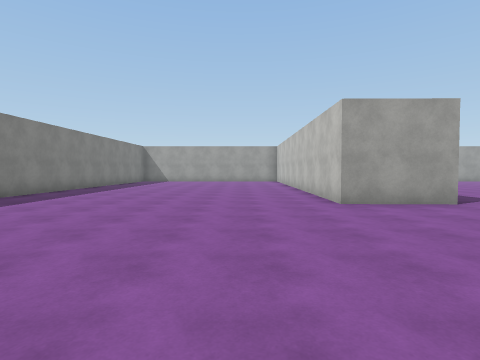
View 1 (above)

24 first-person views from a walk through a 3-D level made in the Unity game engine. The camera is 1.4 m above the floor, tilts 2° down and sees 80° across. The floor is counted in squares, 2 m on a side. Each view is taken from the middle of a square. On the plan, view 1 faces up. The plan holds only what a view shows up to about 10 squares ahead; the rest is blank. The place goes on beyond the plan. The player character is not drawn. Some surface patterns are stand-ins.

View 2
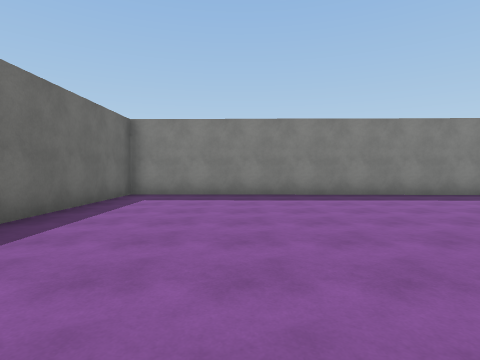

View 3
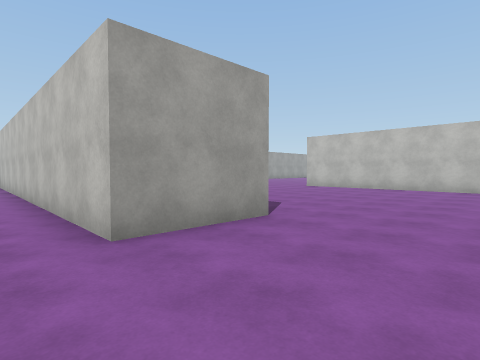

View 4
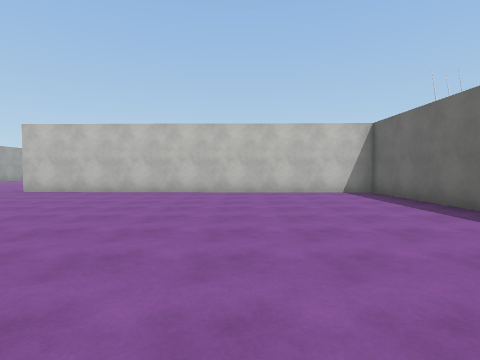

View 5
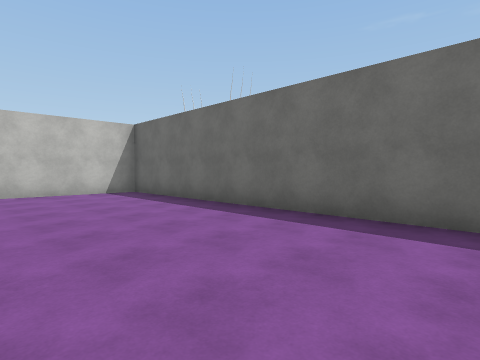

View 6
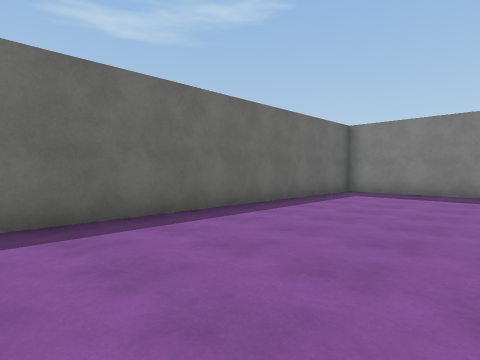

View 7
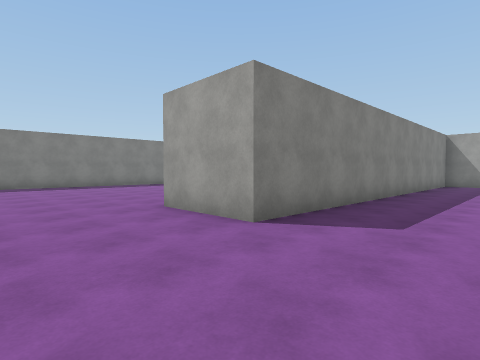

View 8
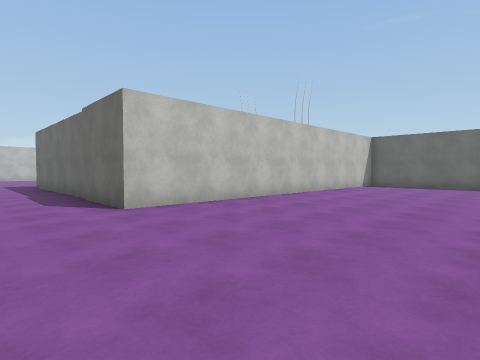

View 9
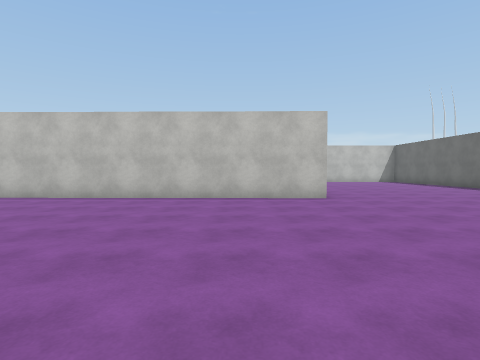

View 10
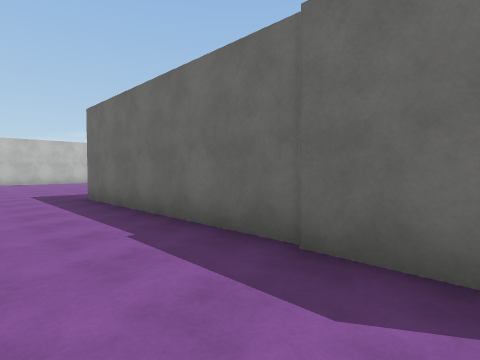

View 11
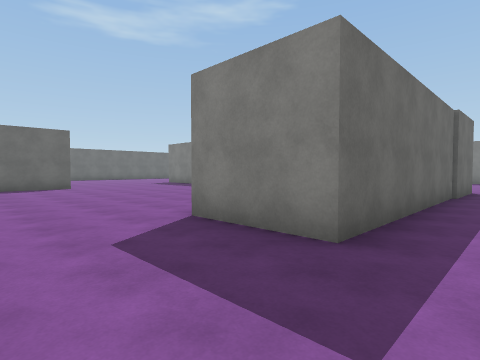

View 12
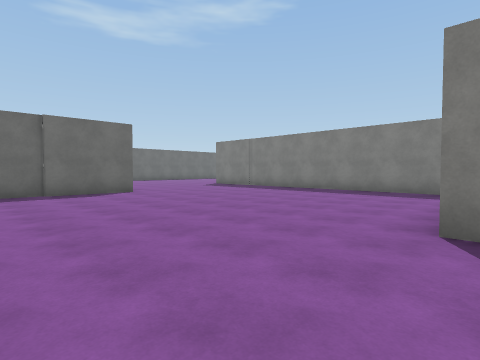

View 13
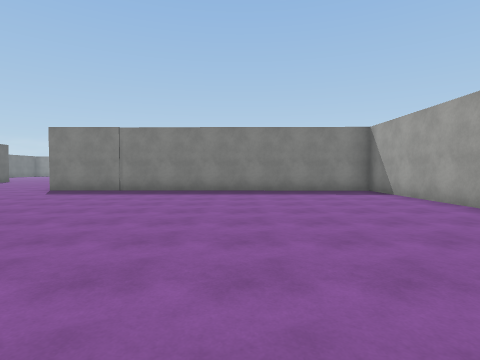

View 14
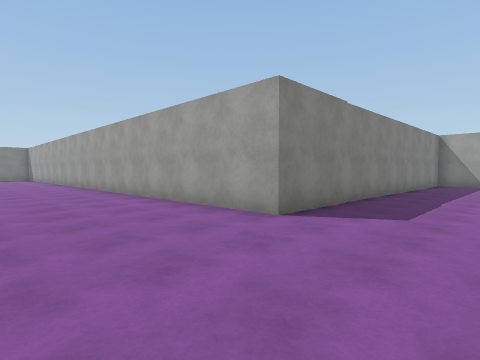

View 15
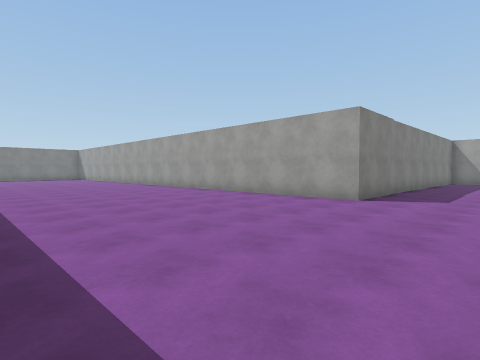

View 16
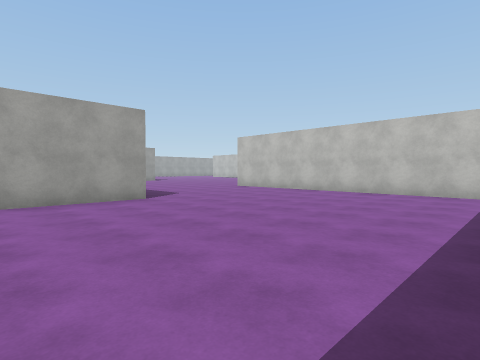

View 17
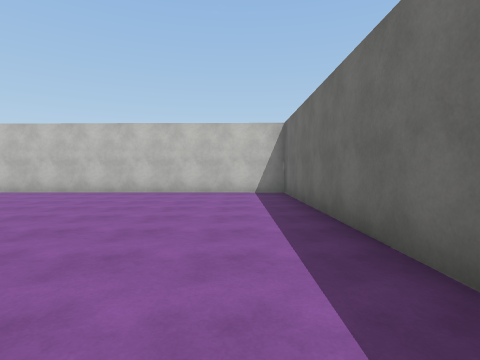

View 18
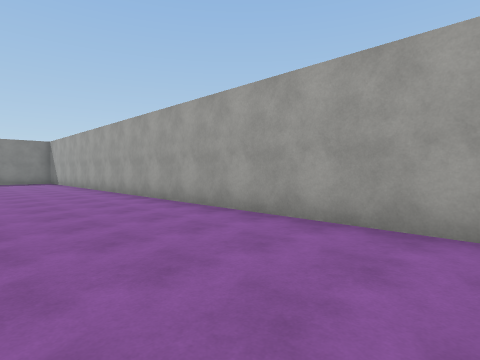

View 19
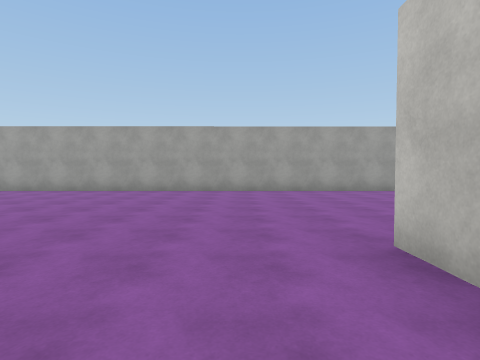

View 20
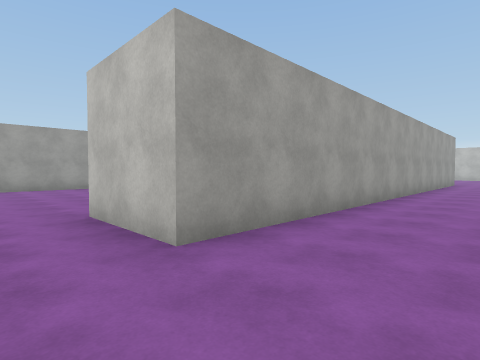

View 21
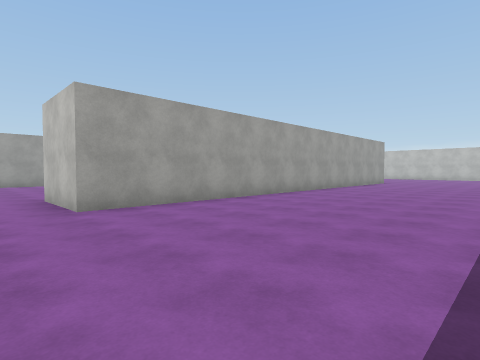

View 22
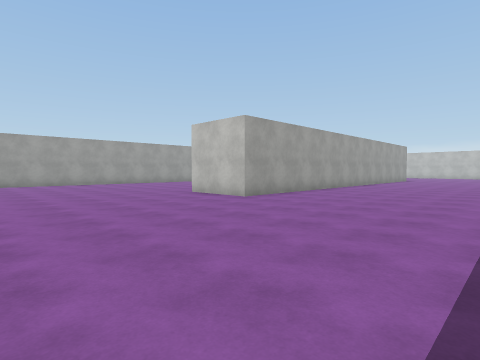

View 23
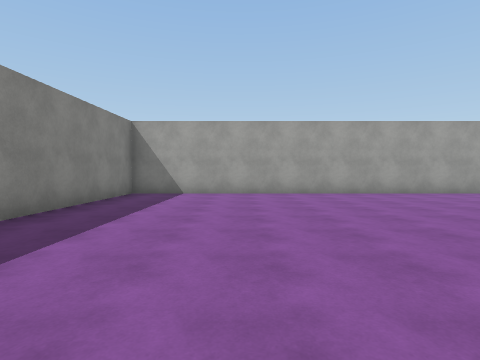

View 24
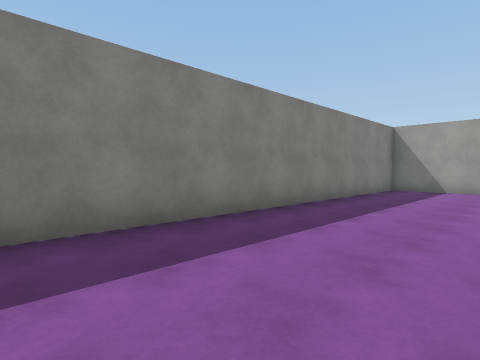

### Floor plan
Points are (right, up) in squares from view 1. A wall is a line through its corners. A room is listed if a view was taken in it or the views show most of it. See-through windows are left out.
Room 1 (views 1, 2, 3, 4, 5, 6, 7, 8, 9)
walls: (4.6, 12.6) (4.4, 5.8) (2.1, 5.9) (2.2, 12.6); (-6, 10.1) (-6.2, -1.1) (11.9, -1.1) (12, 9.9)
ways out: opening at (10.3, 11) to room 2
Room 2 (views 10, 11, 12, 13, 14, 15, 16, 17, 18, 19, 20, 21, 22, 23, 24)
walls: (12.5, -10.4) (19.8, -10.4) (20, -1.4); (17.9, -12.7) (7.4, -12.8) (7.4, -10.3); (19.9, -0.9) (22.4, -0.9); (22.3, -1.1) (23.3, -1.1); (18.9, 7.4) (14.4, 7.4) (14.2, -3.5) (-6.2, -3.5) (-6.4, -13.8); (12, 9.9) (20.4, 9.7) (20.4, 7.4)
ways out: opening at (10.3, 11) to room 1

Where each view was taken, in squares from view 1:
view 1: 0 up, 0 right, facing up
view 2: 2 up, 2 right, facing left
view 3: 3 up, 1 right, facing up-right
view 4: 3 up, 3 right, facing right
view 5: 3 up, 3 right, facing down-right
view 6: 3 up, 3 right, facing down-left
view 7: 3 up, 7 right, facing up-left
view 8: 12 up, 7 right, facing down-right
view 9: 8 up, 5 left, facing right
view 10: 12 up, 13 right, facing down-right
view 11: 11 up, 23 right, facing down-left
view 12: 8 up, 24 right, facing down-left
view 13: 3 up, 24 right, facing left
view 14: 7 down, 17 right, facing up-left
view 15: 10 down, 17 right, facing up-left
view 16: 10 down, 11 right, facing up-right
view 17: 9 down, 11 right, facing right
view 18: 7 down, 11 right, facing up-left
view 19: 13 down, 6 right, facing up
view 20: 15 down, 6 right, facing up-right
view 21: 18 down, 6 right, facing up-right
view 22: 18 down, 2 right, facing up-right
view 23: 12 down, 3 left, facing up
view 24: 14 down, 3 left, facing up-left
